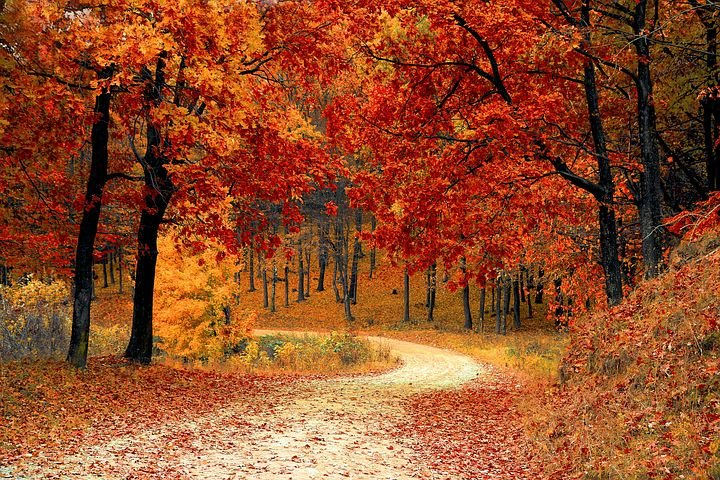
#> input picture Assignment1/fig.jpg, 720 x 480 px
$ jupyter execute assignment1.ipynb
#> lines starting #> are read from the running program, lines starting #| are printed output that depends on the picture
[cell 1]
from matplotlib.image import imread
import numpy as np
import matplotlib.pyplot as plt

# Programming Assignment 1
## Due Date: 11:59 PM, February 7th
This programming assignment asks you to implement 2D image convolution. The actual implementation shouldn’t take you more than 20 lines of code.

## Getting Started
1. The function conv2d is the only piece of code you can and should modify. Do not touch anything else!
2. We have cooked two convolution kernels/filters for you, one for blurring and the other for sharpening. Your job is to implement the actual convolution.
2. Running the code might take some time, since convolution is a heavy computation. Eventually you will see a graph appear. The graph will show 2x3 images. The first column is the original image and its spectrum. The second column should be the blurred image and its spectrum. The last column should be the sharpened image and its spectrum. Before any modification to the code, all three columns are the same. You can visually inspect the images to see if your implementation makes sense.
5. You CANNOT use any other external library to implement convolution.

## What and how to submit
Please submit this Jupyter file to canvas. Running the code will generate two files, “blur.csv” and “sharpen.csv”. You don’t need to upload those files. Our grading script will compare the content in those files with our “ground truth."

## Grading scheme
The code reads the fig.jpg file provided in the kit. You can certainly play with other images if you want, but our grading will be based on that image. Similarly, you can play with other convolution kernels, but our grading will be based only on the two provided in the code.
You will get full scores if the output matches our ground truth. If not, we will examine your code and decide on a case by case basis how much partial credit you will get.
Have fun!

## Modify this code!

[cell 2]
def conv2d(img, kernel):
  ##### This is where you need to implement the convolution
  ##### Right now it just returns the input image |img|
  ##### Change it so that it returns the convolution of |img| and |kernel|
  ##### You can assume no padding. The output dimension will be smaller than input dimension
  ##### Don't change code elsewhere
  conv_img = img;
  return conv_img

## Helper code (Do not touch!)

[cell 3]
def display(img, id, title, axs):
  # display image
  axs[0][id].imshow(img, cmap='gray', vmin=0, vmax=255)
  axs[0][id].axis('off')
  axs[0][id].set_title(title)

  # fft on the image
  img_spec = np.fft.fft2(img)
  # shift the zero-frequency coefficients to the center for better visualization.
  img_spec = np.fft.fftshift(img_spec)
  # show the magnitude of the coefficients (complex-valued numbers) in log scale
  img_spec = np.log(1+np.abs(img_spec))

  # display the spectrum
  amax = int(np.amax(img_spec)) + 1
  axs[1][id].imshow(img_spec, cmap='gray', vmin=0, vmax=amax)
  axs[1][id].axis('off')

## Run this code to generate results

[cell 4]
fig,axs = plt.subplots(2,3, figsize=(12,6))

# read image
img = imread('fig.jpg')
#> img is the input picture: shape (480, 720, 3); mean R, G, B 144.9, 76.4, 42.5
# convert RGB to grayscale
img = np.mean(img, -1);
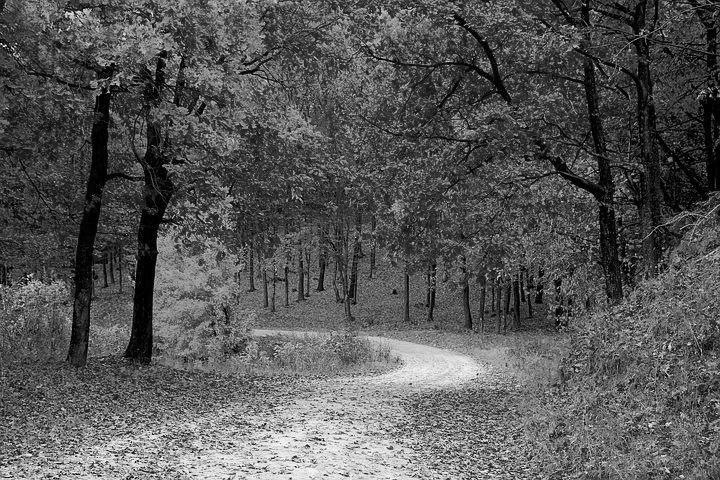
#> img: shape (480, 720) float64; min 0, max 248.7, mean 87.9

# display original image and its spectrum
display(img, 0, 'Original', axs)
#> in display, `img_spec = np.log(1+np.abs(img_spec))`:
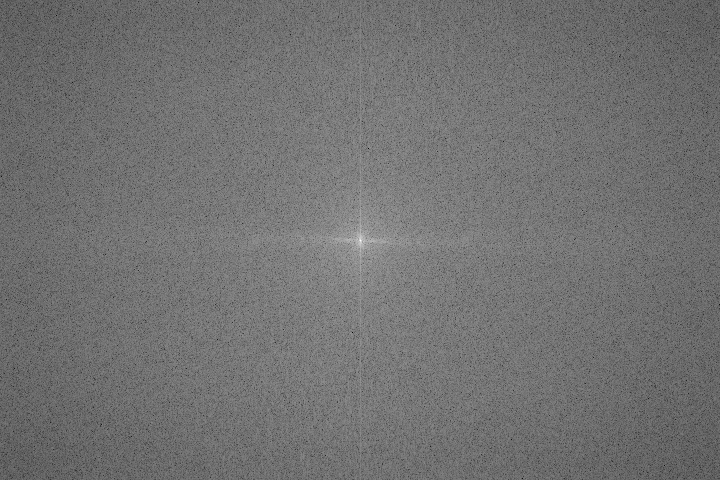
#> img_spec: shape (480, 720) float64; min 2.98, max 17.23, mean 9.35; drawn with min black and max white
#> in display, `amax = int(np.amax(img_spec)) + 1`: amax = 18

# blur convolution
blur_kernel = np.full((5, 5), 1/25)
conv_img = conv2d(img, blur_kernel)
display(conv_img, 1, 'Blur', axs)
np.savetxt('blur.csv', conv_img)

# sharpening convolution
sharpen_kernel = np.full((5, 5), -1)
sharpen_kernel[2][2] = 25
conv_img = conv2d(img, sharpen_kernel)
display(conv_img, 2, 'Sharpen', axs)
np.savetxt('sharpen.csv', conv_img)

plt.show()
